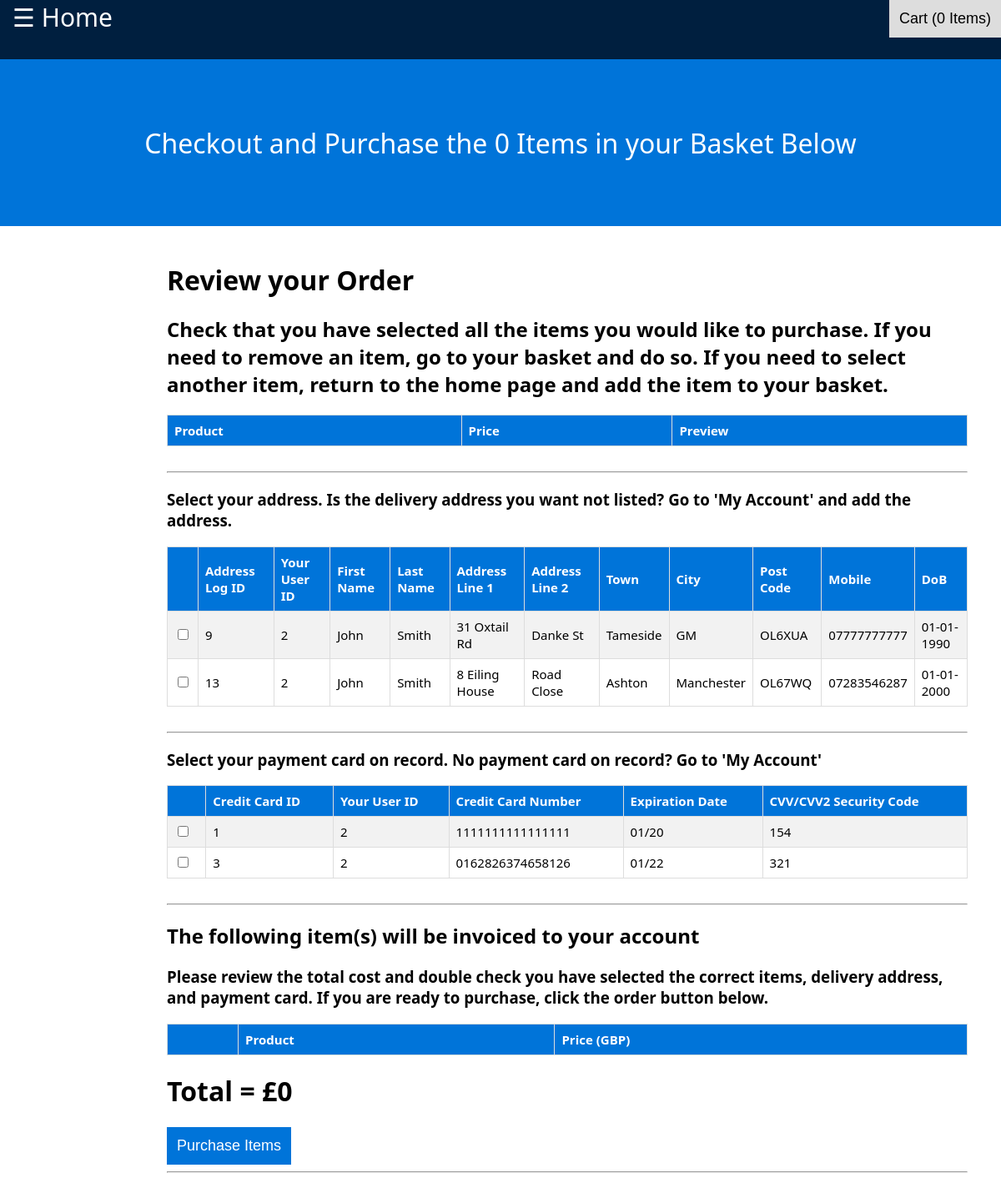
The app's page /checkout.php (signed in) with its own data.
### tables this page shows
CREATE TABLE IF NOT EXISTS `tbluser` (
  `useracclogid` int(12) NOT NULL AUTO_INCREMENT,
  `id` int(12) NOT NULL,
  `userFname` varchar(20) NOT NULL,
  `userLname` varchar(25) NOT NULL,
  `userAddLine1` varchar(25) NOT NULL,
  `userAddLine2` varchar(25) NOT NULL,
  `userTown` varchar(60) NOT NULL,
  `userCity` varchar(60) NOT NULL,
  `userPcode` varchar(10) NOT NULL,
  `userMobile` text NOT NULL,
  `userDoB` varchar(10) NOT NULL,
  PRIMARY KEY (`useracclogid`),
  KEY `id` (`id`)
);

CREATE TABLE IF NOT EXISTS `tblusercc` (
  `ccid` int(12) NOT NULL AUTO_INCREMENT,
  `id` int(12) NOT NULL,
  `ccnumber` varchar(16) NOT NULL,
  `ccexdate` varchar(10) NOT NULL,
  `cccvv` int(3) NOT NULL,
  PRIMARY KEY (`ccid`),
  KEY `id` (`id`)
);

### html/checkout.php (the view, shortened to what this page needs)
<?php
	include('functions.php');
?>
<!DOCTYPE html>
<html>
<head>
<link rel="stylesheet" type="text/css" href="../css/css.css">
<link rel="stylesheet" type="text/css" href="../css/admin.css">
</head>
<body>
<div class="topnav">
        <span class="btnSideBarOpen" style="font-size:30px;cursor:pointer" onclick="openNav()">&#9776; Home</span>
		<?php
		$id = $_SESSION['varname'];
		$result = mysqli_query($db, "SELECT id FROM tbltempbasket WHERE id=$id");
		$num_rows = mysqli_num_rows($result);
		?>
		<input class="btncart" type="submit" name="btncart" value="Cart (<?php echo $num_rows ?> Items)" />
</div>
<div class="container">
<?php  if (isset($_SESSION['user'])) : ?>
  <h1 class="pageheading">Checkout and Purchase the <?php echo $num_rows ?> Items in your Basket Below</h1>
<?php endif ?>
</div>
<div class="admininfo">
<br>
<h1>Review your Order</h1>
<h2>Check that you have selected all the items you would like to purchase. If you need to remove an item, go to your basket and do so. If you need to select another item, return to the home page and add the item to your basket.</h2>
	<?php
		$id = $_SESSION['varname'];
	  ?>
<form method="post" action="functions.php">
		<table>
			<tr>
			<th>Product</th>
			<th>Price</th>
			<th>Preview</th>
		</tr>
		</table>
<br>
<hr>
<h3>Select your address. Is the delivery address you want not listed? Go to 'My Account' and add the address.</h3>
<table>
 <tr>
  <th></th>
  <th>Address Log ID</th>
  <th>Your User ID</th>
  <th>First Name</th>
  <th>Last Name</th>
  <th>Address Line 1</th>
  <th>Address Line 2</th>
  <th>Town</th>
  <th>City</th>
  <th>Post Code</th>
  <th>Mobile</th>
  <th>DoB</th>
 </tr>
 <?php
  $query = "SELECT useracclogid, id, userfname, userlname, useraddline1, useraddline2, usertown, usercity, userpcode, usermobile, userdob FROM tbluser WHERE id='$id'";
  $result = mysqli_query($db, $query);
  if ($result->num_rows > 0) {
  while($row = $result->fetch_assoc()) {
    echo "<tr><td><input type='checkbox' name='useracclogidcheckbox[]' value='".$row['useracclogid']."'></td><td>" . $row["useracclogid"]. "</td><td>" . $row["id"]. "</td><td>" . $row["userfname"] . "</td><td>" . $row["userlname"]. "</td><td>" . $row["useraddline1"] . "</td><td>" . $row["useraddline2"]. "</td><td>" . $row["usertown"]. "</td><td>" . $row["usercity"]. "</td><td>" . $row["userpcode"]. "</td><td>" . $row["usermobile"]. "</td><td>" . $row["userdob"]. "</td></tr>";
}
echo "</table>";
} else { echo "<h1>WARNING: YOU HAVE NO ADDRESS ON RECORD. PLEASE ADD AN ADDRESS IMMEDIATELY IN 'MY ACCOUNT'!!!</h1>"; }
?>
<br>
<hr>
<h3>Select your payment card on record. No payment card on record? Go to 'My Account'</h3>
<table>
 <tr>
  <th></th>
  <th>Credit Card ID</th>
  <th>Your User ID</th>
  <th>Credit Card Number</th>
  <th>Expiration Date</th>
  <th>CVV/CVV2 Security Code</th>
 </tr>
 <?php
  $query = "SELECT ccid, id, ccnumber, ccexdate, cccvv FROM tblusercc WHERE id='$id'";
  $result = mysqli_query($db, $query);
  if ($result->num_rows > 0) {
  while($row = $result->fetch_assoc()) {
    echo "<tr><td><input type='checkbox' name='ccidcheckbox[]' value='".$row['ccid']."'></td><td>" . $row["ccid"]. "</td><td>" . $row["id"]. "</td><td>" . $row["ccnumber"]. "</td><td>" . $row["ccexdate"] . "</td><td>" . $row["cccvv"] . "</td></tr>";
}
echo "</table>";
} else { echo "<h1>WARNING: YOU HAVE NO CREDIT/DEBIT CARD ON RECORD. PLEASE ADD CREDIT/DEBIT CARD IMMEDIATELY!!!</h1>"; }
?>
<br>
<hr>
<h2>The following item(s) will be invoiced to your account</h2>
<h3>Please review the total cost and double check you have selected the correct items, delivery address, and payment card. If you are ready to purchase, click the order button below.</h3>
		<table id="table">
			<tr>
			<th></th>
			<th>Product</th>
			<th>Price (GBP)</th>
			</tr>
		</table>
<h1><span id="val"></span></h1>
		<input class="btnsubmit" type="submit" name="confirmcheckout" value="Purchase Items">
		<hr>
</form>
</div>
</body>
</body>
</html>

### css/css.css (style rules this page uses)
* { box-sizing: border-box; }
html, body { height: 100%; width: 100%; }
body { margin: 0; display: table-cell; vertical-align: center; background-color: white; background-repeat: no-repeat; background-position: center; background-attachment: fixed; font-family: segoe ui; }
.container { margin: 0; vertical-align: center; top: 5%; position: absolute; width: 100%; height: 200px; background-color: #0074D9; align-items: center; }
.container .pageheading { font-weight:normal; position: absolute; color: white; margin:auto; vertical-align:middle; text-align: center; top: 50%; left: 50%; margin-right: -50%; transform: translate(-50%, -50%) }
.btnSideBarOpen { font-family: segoe ui; color: white; margin-left: 15px; margin-top: 15px; }
.topnav { position: absolute; width: 100%; height: 5%; overflow: hidden; background-color: #001f3f; }
.topnav .btncart { border: none; outline: 0; padding: 12px; color: black; background-color: #ddd; text-align: center; cursor: pointer; font-size: 18px; float: right; }
.btnsubmit { border: none; outline: 0; padding: 12px; color: white; background-color: #0074D9; text-align: center; cursor: pointer; font-size: 18px; }

### css/admin.css (style rules this page uses)
.admininfo { margin: 0; vertical-align: left; top: calc(5% + 200px); left: 200px; position: absolute; width: 80%; }
table { border-collapse: collapse; width: 100%; color: black; font-size: 15px; text-align: left; }
td, th { border: 1px solid #ddd; padding: 8px; }
th { background-color: #0074D9; color: white; padding-top: 12px; padding-bottom: 12px; border: 1px solid #ddd; padding: 8px; }
tr:nth-child(even) { background-color: #f2f2f2; border: 1px solid #ddd; padding: 8px; }

### records on screen
tbluser: useracclogid "9", id "2", userFname "John", userLname "Smith", userAddLine1 "31 Oxtail Rd", userAddLine2 "Danke St", userTown "Tameside", userCity "GM", userPcode "OL6XUA", userMobile "07777777777", userDoB "01-01-1990"
tbluser: useracclogid "13", id "2", userFname "John", userLname "Smith", userAddLine1 "8 Eiling House", userAddLine2 "Road Close", userTown "Ashton", userCity "Manchester", userPcode "OL67WQ", userMobile "07283546287", userDoB "01-01-2000"
tblusercc: ccid "1", id "2", ccnumber "1111111111111111", ccexdate "01/20", cccvv "154"
tblusercc: ccid "3", id "2", ccnumber "0162826374658126", ccexdate "01/22", cccvv "321"

### other values on screen
$num_rows "0"
